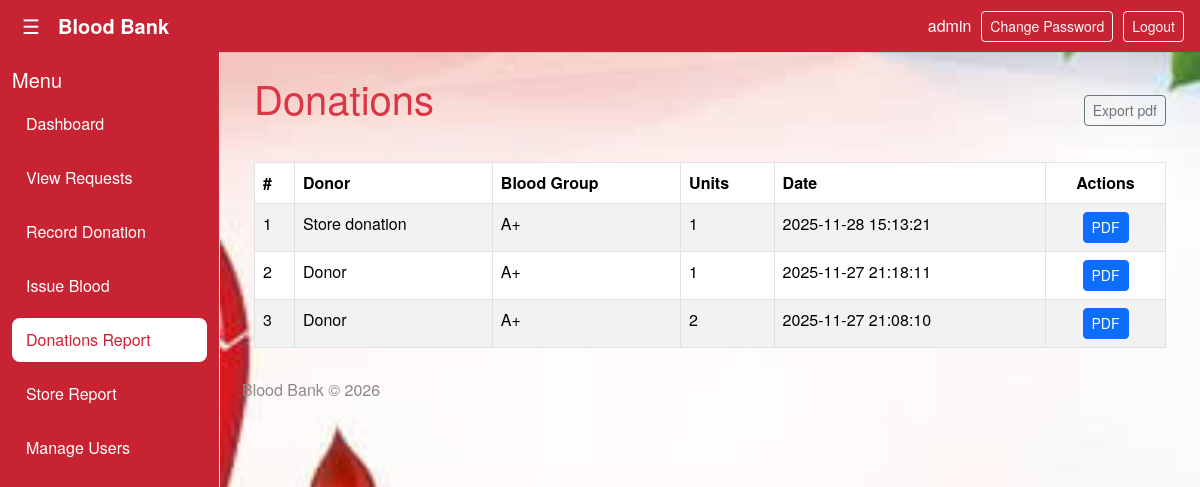
Page /report/donations (signed in) on the committed database.
### tables this page shows
CREATE TABLE users (
            id INTEGER PRIMARY KEY,
            name TEXT,
            email_id TEXT UNIQUE,
            phone TEXT,
            username TEXT UNIQUE NOT NULL,
            password_hash TEXT NOT NULL,
            role TEXT NOT NULL DEFAULT 'donor',
            linked_entity_id INTEGER,
            created_at TIMESTAMP DEFAULT CURRENT_TIMESTAMP,
            is_active INTEGER DEFAULT 1,
            profile_pic TEXT,
            blood_type TEXT
        , total_units INTEGER DEFAULT 0, last_donation TIMESTAMP);

CREATE TABLE donations (
            id INTEGER PRIMARY KEY AUTOINCREMENT,
            donor_id INTEGER,
            donor_name TEXT,
            blood_group TEXT,
            units INTEGER,
            created_at TEXT DEFAULT CURRENT_TIMESTAMP
        , request_id INTEGER DEFAULT NULL, donation_date TIMESTAMP, recorded_by INTEGER, notes TEXT);

### bb.py (the view)
@app.route("/report/donations")
@login_required
def donations_report():
    rows = db_fetchall("SELECT d.* FROM donations d ORDER BY d.created_at DESC LIMIT 500")
    donations = rows_to_dicts(rows)
    return render_template("donations_report.html", donations=donations)

### bb.py (called while the page is built)
def get_db():
    conn = sqlite3.connect(DB_PATH)
    conn.row_factory = sqlite3.Row
    return conn

def db_fetchall(sql, params=()):
    conn = get_db()
    try:
        cur = conn.cursor()
        cur.execute(sql, params)
        rows = cur.fetchall()
        return rows
    finally:
        if conn:
            conn.close()

def db_fetchone(sql, params=()):
    conn = get_db()
    try:
        cur = conn.cursor()
        cur.execute(sql, params)
        row = cur.fetchone()
        return row
    finally:
        if conn:
            conn.close()

def rows_to_dicts(rows):
    return [dict(r) for r in rows]

def row_get(row, key, default=None):
    if row is None:
        return default
    try:
        return row[key]
    except Exception:
        try:
            return dict(row).get(key, default)
        except Exception:
            return default

@login_manager.user_loader
def load_user(user_id):
    row = db_fetchone(
        """
        SELECT
            id, username, role, password_hash, name,
            blood_type, linked_entity_id, is_active, email_id, phone
        FROM users WHERE id = ?
        """,
        (user_id,)
    )
    if row:
        return User(row)
    return None

@app.context_processor
def inject_helpers():
    def current_year():
        return datetime.utcnow().year
    def utcnow():
        return datetime.utcnow().isoformat(sep=' ', timespec='seconds')
    return {"current_year": current_year, "utcnow": utcnow}

    @property
    def is_active(self):
        return self._is_active

### templates/donations_report.html (shortened to what this page needs)
{% extends 'base.html' %}
{% block content %}
<div class="container">
  <div class="d-flex justify-content-between align-items-center mb-3">
    <h1 class="text-danger mb-4">Donations</h1>
    <a href="{{ url_for('export_donations', fmt='pdf') }}" class="btn btn-sm btn-outline-secondary">Export pdf</a>
  </div>
  <table class="table table-striped table-bordered">
    <thead>
      <tr>
        <th style="width:40px">#</th>
        <th>Donor</th>
        <th>Blood Group</th>
        <th>Units</th>
        <th>Date</th>
        <th style="width:120px" class="text-center">Actions</th>
      </tr>
    </thead>
    <tbody>
      {% if donations %}
        {% for donation in donations %}
        <tr>
          <td>{{ loop.index }}</td>
          <td>{{ donation.donor_name or '—' }}</td>
          <td>{{ donation.blood_group or '—' }}</td>
          <td>{{ donation.units or '—' }}</td>
          <td>{{ donation.created_at or '—' }}</td>
          <td class="text-center">
            <a href="{{ url_for('donation_pdf', id=donation.id) }}" target="_blank" rel="noopener" class="btn btn-sm btn-primary" title="Open receipt (PDF)">
              PDF
            </a>
          </td>
        </tr>
        {% endfor %}
      {% else %}
        <tr>
          <td colspan="6" class="text-center">No donations found.</td>
        </tr>
      {% endif %}
    </tbody>
  </table>
</div>
{% endblock %}

### templates/base.html (shortened to what this page needs)
<!doctype html>
<html lang="en">
<head>
  <link href="https://cdn.jsdelivr.net/npm/bootstrap@5.3.2/dist/css/bootstrap.min.css" rel="stylesheet">
  <link rel="stylesheet" href="{{ url_for('static', filename='css/style.css') }}">
</head>
<body>
  <div class="topbar">
    <div style="display:flex;align-items:center">
      <button id="menu-toggle" class="hamburger">&#9776;</button>
      <div class="brand">Blood Bank</div>
    </div>
    <div class="top-actions">
      {% if current_user.is_authenticated %}
        <div style="color:white; text-transform:lowercase;">{{ current_user.username }}</div>
        <a href="{{ url_for('change_password') }}" class="btn btn-sm btn-outline-light">Change Password</a>
        <a href="{{ url_for('logout') }}" class="btn btn-sm btn-outline-light">Logout</a>
      {% endif %}
    </div>
  </div>
  <div class="layout">
    <aside id="sidebar" class="sidebar">
      <h5>Menu</h5>
      <ul class="nav-list">
        {% if not current_user.is_authenticated %}
          <li><a href="{{ url_for('register_donor') }}">Register as Donor</a></li>
          <li><a href="{{ url_for('register_requester') }}">Register as Requester</a></li>
        {% else %}
          {% if current_user.role in ['admin','staff'] %}
            <li><a class="{% if request.endpoint == 'dashboard' %}active{% endif %}" href="{{ url_for('dashboard') }}">Dashboard</a></li>
            <li><a class="{% if request.endpoint == 'requests_page' %}active{% endif %}" href="{{ url_for('requests_page') }}">View Requests</a></li>
            <li><a class="{% if request.endpoint == 'record_donation' %}active{% endif %}" href="{{ url_for('record_donation') }}">Record Donation</a></li>
            <li><a class="{% if request.endpoint == 'issue_blood' %}active{% endif %}" href="{{ url_for('issue_blood') }}">Issue Blood</a></li>
            <li><a class="{% if request.endpoint == 'donations_report' %}active{% endif %}" href="{{ url_for('donations_report') }}">Donations Report</a></li>
            <li><a class="{% if request.endpoint == 'store_report' %}active{% endif %}" href="{{ url_for('store_report') }}">Store Report</a></li>
            <li><a class="{% if request.endpoint == 'users' %}active{% endif %}" href="{{ url_for('users') }}">Manage Users</a></li>
          {% endif %}
        {% endif %}
      </ul>
    </aside>
    <main class="content">
      {% block content %}{% endblock %}
      <footer class="site-footer">
        Blood Bank © {{ current_year() }}
      </footer>
    </main>
  </div>
</body>
</html>

### static/css/style.css (style rules this page uses)
body { background: #f8f9fa; font-family: system-ui, -apple-system, "Segoe UI", Roboto, "Helvetica Neue", Arial; }
.sidebar { height: 100vh; border-right: 1px solid #e9ecef; }
.table thead th { vertical-align: middle; }
.btn-sm { padding: .25rem .5rem; }

### rows in the picture
users: username "admin"
donations: donor_name "Store donation", blood_group "A+", units "1", created_at "2025-11-28 15:13:21"
donations: donor_name "Donor", blood_group "A+", units "1", created_at "2025-11-27 21:18:11"
donations: donor_name "Donor", blood_group "A+", units "2", created_at "2025-11-27 21:08:10"

### other values in the picture
{{ current_year() }} "2026"
